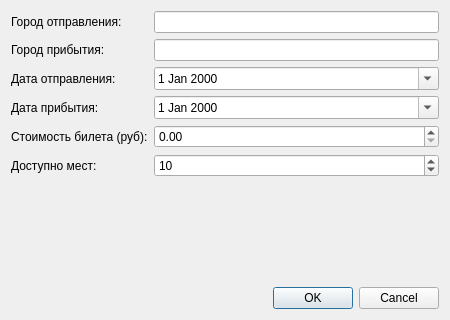
<?xml version="1.0" encoding="UTF-8"?>
<ui version="4.0">
 <class>ScheduleDialog</class>
 <widget class="QDialog" name="ScheduleDialog">
  <property name="geometry">
   <rect>
    <x>0</x>
    <y>0</y>
    <width>450</width>
    <height>320</height>
   </rect>
  </property>
  <property name="windowTitle">
   <string>Рейс</string>
  </property>
  <layout class="QVBoxLayout" name="verticalLayout">
   <item>
    <layout class="QFormLayout" name="formLayout">
     <item row="0" column="0">
      <widget class="QLabel" name="departureCityLabel">
       <property name="text">
        <string>Город отправления:</string>
       </property>
      </widget>
     </item>
     <item row="0" column="1">
      <widget class="QLineEdit" name="departureCityEdit"/>
     </item>
     <item row="1" column="0">
      <widget class="QLabel" name="arrivalCityLabel">
       <property name="text">
        <string>Город прибытия:</string>
       </property>
      </widget>
     </item>
     <item row="1" column="1">
      <widget class="QLineEdit" name="arrivalCityEdit"/>
     </item>
     <item row="2" column="0">
      <widget class="QLabel" name="departureDateLabel">
       <property name="text">
        <string>Дата отправления:</string>
       </property>
      </widget>
     </item>
     <item row="2" column="1">
      <widget class="QDateEdit" name="departureDateEdit">
       <property name="calendarPopup">
        <bool>true</bool>
       </property>
      </widget>
     </item>
     <item row="3" column="0">
      <widget class="QLabel" name="arrivalDateLabel">
       <property name="text">
        <string>Дата прибытия:</string>
       </property>
      </widget>
     </item>
     <item row="3" column="1">
      <widget class="QDateEdit" name="arrivalDateEdit">
       <property name="calendarPopup">
        <bool>true</bool>
       </property>
      </widget>
     </item>
     <item row="4" column="0">
      <widget class="QLabel" name="priceLabel">
       <property name="text">
        <string>Стоимость билета (руб):</string>
       </property>
      </widget>
     </item>
     <item row="4" column="1">
      <widget class="QDoubleSpinBox" name="priceSpin">
       <property name="decimals">
        <number>2</number>
       </property>
       <property name="maximum">
        <double>100000.000000000000000</double>
       </property>
       <property name="value">
        <double>0.00000000000000000</double>
       </property>
      </widget>
     </item>
     <item row="5" column="0">
      <widget class="QLabel" name="seatsLabel">
       <property name="text">
        <string>Доступно мест:</string>
       </property>
      </widget>
     </item>
     <item row="5" column="1">
      <widget class="QSpinBox" name="seatsSpin">
       <property name="minimum">
        <number>1</number>
       </property>
       <property name="maximum">
        <number>1000</number>
       </property>
       <property name="value">
        <number>10</number>
       </property>
      </widget>
     </item>
    </layout>
   </item>
   <item>
    <widget class="QDialogButtonBox" name="buttonBox">
     <property name="standardButtons">
      <set>QDialogButtonBox::Cancel|QDialogButtonBox::Ok</set>
     </property>
    </widget>
   </item>
  </layout>
 </widget>
 <resources/>
 <connections/>
</ui>
